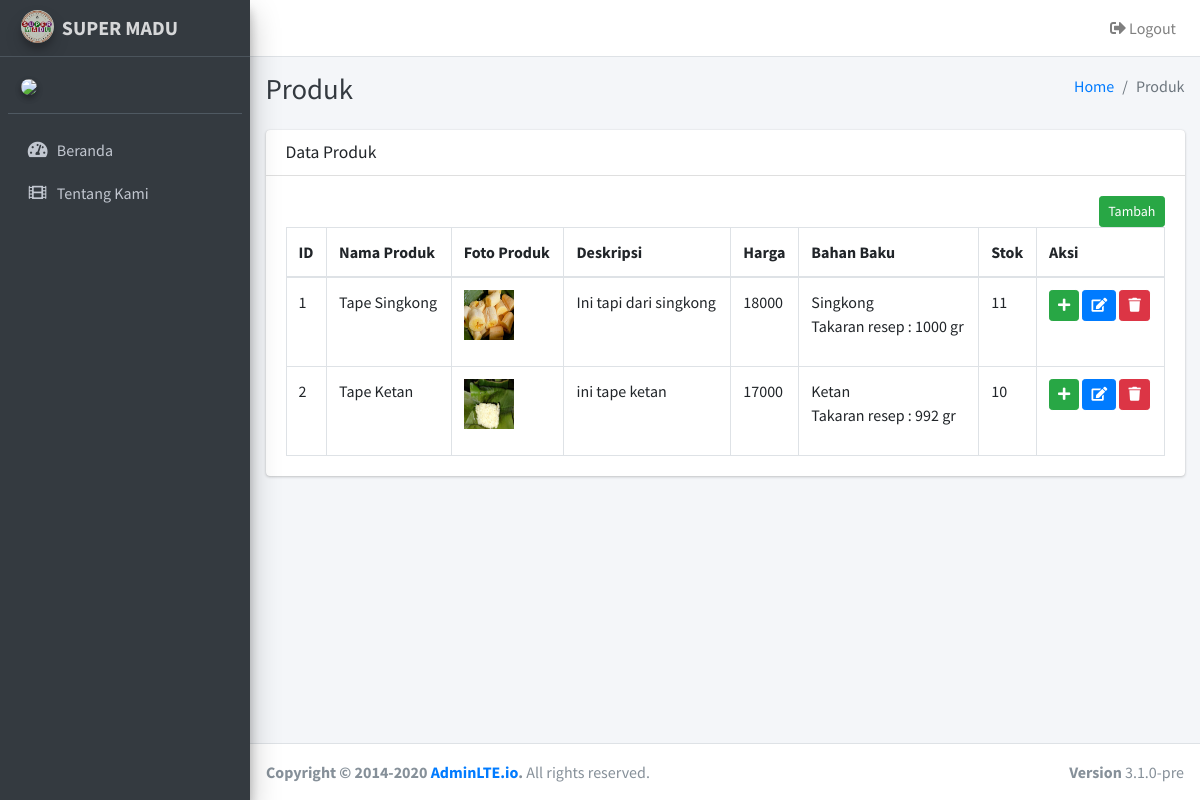
The app's page /index.php/produk with its own data.
### tables this page shows
CREATE TABLE `produk` (
  `id` int(11) NOT NULL,
  `nama_produk` varchar(255) NOT NULL,
  `deskripsi` text NOT NULL,
  `foto` varchar(255) DEFAULT NULL,
  `harga` decimal(65,0) DEFAULT NULL,
  `stok` int(11) NOT NULL DEFAULT 0,
  `bahan_baku_id` int(11) DEFAULT NULL,
  `takaran_resep` decimal(65,0) DEFAULT NULL
);

CREATE TABLE `bahan_baku` (
  `id` int(11) NOT NULL,
  `nama_bahan_baku` varchar(255) NOT NULL,
  `stok` decimal(65,0) NOT NULL DEFAULT 0
);

### application/controllers/Produk.php (called while the page is built, shortened)
<?php
class Produk extends CI_Controller {
	function __construct(){
		$this->load->model('ModelProduk');
		$this->load->model('ModelBahanBaku');
	}
	public function index()
	{
		$data["produk"] = $this->ModelProduk->get_all()->result();
		$data["bahan_baku"] = $this->ModelBahanBaku->get_all()->result();
		$this->load->view('produk', $data);
	}
}

### index.php (called while the page is built, shortened)
<?php
require_once BASEPATH.'core/CodeIgniter.php';

### application/models/ModelProduk.php (called while the page is built, shortened)
<?php
class ModelProduk extends CI_Model
{
	public function get_all()
	{
		$this->db->select("produk.*, bahan_baku.nama_bahan_baku");
		$this->db->join('bahan_baku', 'produk.bahan_baku_id=bahan_baku.id', 'left');
		return $this->db->get("produk");
	}
}

### application/views/produk.php (the view, shortened to what this page needs)
<div class="content-wrapper">
	<div class="content-header">
		<div class="container-fluid">
			<div class="row mb-2">
				<div class="col-sm-6">
					<h1 class="m-0 text-dark">Produk</h1>
				</div>
				<div class="col-sm-6">
					<ol class="breadcrumb float-sm-right">
						<li class="breadcrumb-item"><a href="<?=base_url()?>">Home</a></li>
						<li class="breadcrumb-item active">Produk</li>
					</ol>
				</div>
			</div>
		</div>
	</div>
	<section class="content">
		<div class="container-fluid">
			<div class="row">
				<div class="col-12">
					<div class="card">
						<div class="card-header">
							<h3 class="card-title">Data Produk</h3>
						</div>
						<div class="card-body">
							<button type="button" class="btn btn-success btn-sm float-right" data-toggle="modal" data-target="#modal-default">
								Tambah
							</button>
							<table id="dataTable" class="table table-bordered table-hover">
								<thead>
								<tr>
									<th>ID</th>
									<th>Nama Produk</th>
									<th>Foto Produk</th>
									<th>Deskripsi</th>
									<th>Harga</th>
									<th>Bahan Baku</th>
									<th>Stok</th>
									<th>Aksi</th>
								</tr>
								</thead>
								<tbody>
								<?php $no = 1; foreach ($produk as $p) {?>
								<tr>
									<td><?=$no++?></td>
									<td><?=$p->nama_produk?></td>
									<td><img width="50" height="50" src="<?=base_url('assets/foto_produk/').$p->foto?>"></td>
									<td><?=$p->deskripsi?></td>
									<td><?=$p->harga?></td>
									<td>
										<?=$p->nama_bahan_baku?>
										<p>Takaran resep : <?=$p->takaran_resep?> gr</p>
									</td>
									<td><?=$p->stok?></td>
									<td>
										<button class="btn btn-success btn-sm" onclick="tambah_stok(<?=$p->id?>)">
											<i class="fas fa-plus"></i>
										</button>
										<button class="btn btn-primary btn-sm" onclick="edit(<?=$p->id?>)">
											<i class="fas fa-edit"></i>
										</button>
										<a class="btn btn-danger btn-sm" onclick="return confirm('Apakah anda yakin ingin menghapus data ini ?')"
										   href="<?=site_url('produk/delete/'.$p->id)?>">
											<i class="fas fa-trash"></i>
										</a>
									</td>
								</tr>
								<?php } ?>
								</tbody>
							</table>
						</div>
					</div>
				</div>
			</div>
		</div>
	</section>
</div>

### records on screen
produk: nama_produk "Tape Singkong", foto (picture), deskripsi "Ini tapi dari singkong", harga "18000", bahan_baku.nama_bahan_baku "Singkong", takaran_resep "1000", stok "11"
produk: nama_produk "Tape Ketan", foto (picture), deskripsi "ini tape ketan", harga "17000", bahan_baku.nama_bahan_baku "Ketan", takaran_resep "992", stok "10"
